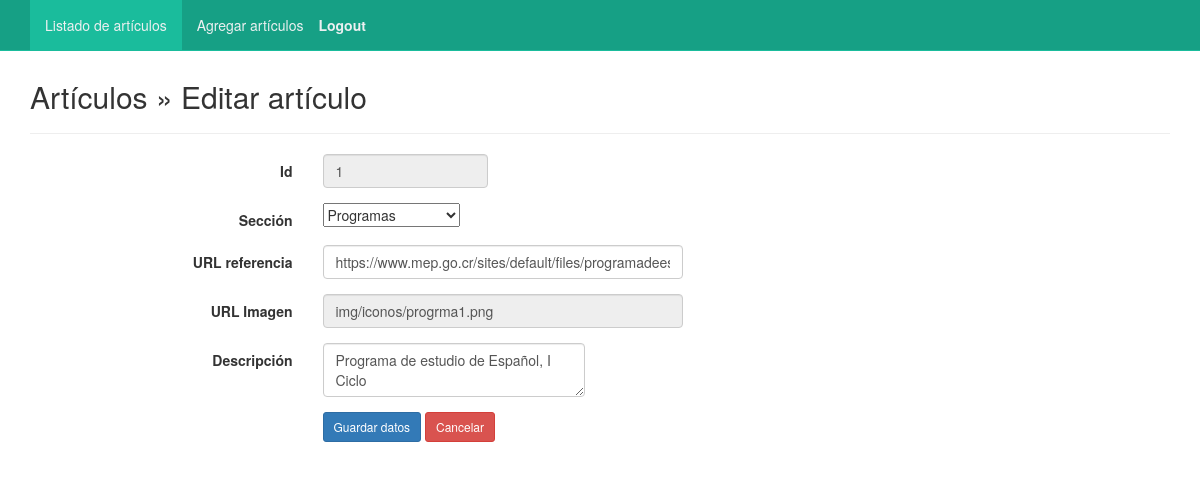
The page /admin/edit.php?id=1 on the database as committed earlier.
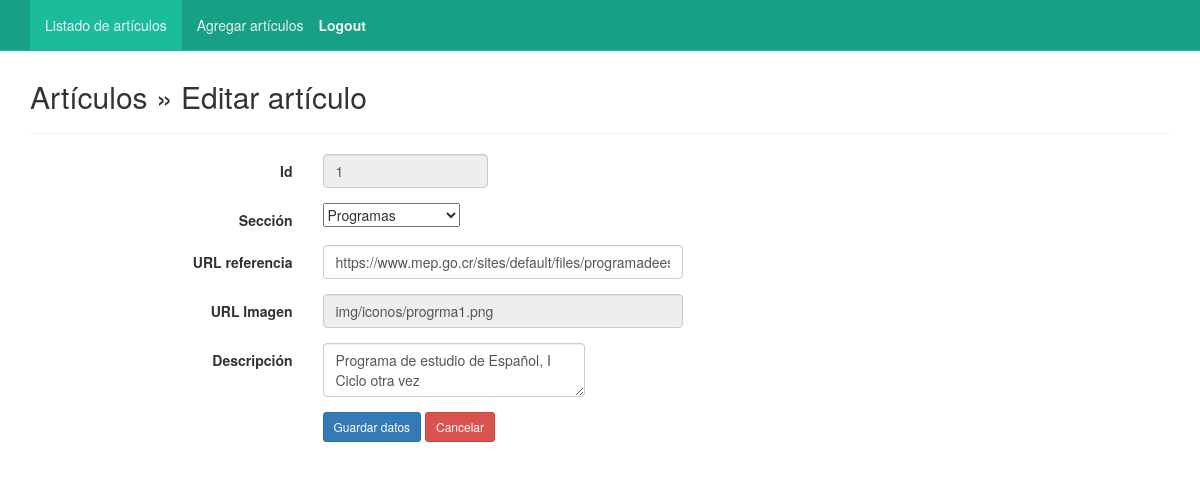
The same page on the database as committed later.
### tables this page shows
CREATE TABLE `articulos` (
  `id` int(11) NOT NULL,
  `seccion` varchar(64) DEFAULT NULL,
  `texto` varchar(256) DEFAULT NULL,
  `url_img` varchar(128) DEFAULT NULL,
  `url_ref` varchar(256) DEFAULT NULL
);

### admin/edit.php (the view, shortened to what this page needs)
<?php
include("conexion.php");
?>
<!DOCTYPE html>
<html lang="es">
<head>
    <link rel="stylesheet" href="https://maxcdn.bootstrapcdn.com/bootstrap/3.3.7/css/bootstrap.min.css">
	<link href="css/bootstrap-datepicker.css" rel="stylesheet">
	<link href="../css/style_nav.css" rel="stylesheet">
</head>
<body>
	<nav class="navbar navbar-default navbar-fixed-top">
		<?php include("nav.php");?>
	</nav>
	<div class="container">
		<div class="content">
			<h2>Artículos &raquo; Editar artículo</h2>
			<hr />
			<?php
			$id = mysqli_real_escape_string($con,(strip_tags($_GET["id"],ENT_QUOTES)));
			$sql = mysqli_query($con, "SELECT * FROM articulos WHERE id='$id'");
			if(mysqli_num_rows($sql) == 0){
				header("Location: index.php");
			}else{
				$row = mysqli_fetch_assoc($sql);
			}
			?>
			<form class="form-horizontal" action="" method="post">
				<div class="form-group">
					<label class="col-sm-3 control-label">Id</label>
					<div class="col-sm-2">
						<input type="text" name="id" value="<?php echo $row ['id']; ?>" class="form-control" placeholder="Id" disabled>
					</div>
				</div>
				<div class="form-group">
					<label class="col-sm-3 control-label">Sección</label>
					<div class="col-sm-4">
						<select name="seccion" name="seccion" id="seccion">
							<option value="<?php echo $row ['seccion']; ?>"  selected><?php echo ucwords($row ['seccion']); ?> </option>
						</select>
					</div>
				</div>
				<div class="form-group">
					<label class="col-sm-3 control-label">URL referencia</label>
					<div class="col-sm-4">
						<input type="text" name="url_ref" value="<?php echo $row ['url_ref']; ?>" class="form-control" placeholder="URL referencia" required>
					</div>
				</div>
				<div class="form-group">
					<label class="col-sm-3 control-label">URL Imagen</label>
					<div class="col-sm-4">
						<input type="text" name="url_img" value="<?php echo $row ['url_img']; ?>" class="form-control" placeholder="URL imagen" disabled>
					</div>
				</div>
				<div class="form-group">
					<label class="col-sm-3 control-label">Descripción</label>
					<div class="col-sm-3">
						<textarea name="texto" class="form-control" placeholder="Descripción"><?php echo utf8_encode($row ['texto']); ?></textarea>
					</div>
				</div>
				<div class="form-group">
					<label class="col-sm-3 control-label">&nbsp;</label>
					<div class="col-sm-6">
						<input type="submit" name="save" class="btn btn-sm btn-primary" value="Guardar datos">
						<a href="index2.php" class="btn btn-sm btn-danger">Cancelar</a>
					</div>
				</div>
			</form>
		</div>
	</div>
</body>
</html>

### admin/nav.php (shortened to what this page needs)
<div class="container">
		<div id="navbar" class="navbar-collapse collapse">
			<ul class="nav navbar-nav ">
				<li class="active"><a href="index2.php">Listado de artículos</a></li>
				<li><a href="add.php">Agregar artículos</a></li>
				<li><form method='post' action=""> <input type="submit" value="Logout" id="btn_salir" name="but_logout"> </form></li>
			</ul>
		</div>
</div>

### app/css/style_nav.css (style rules this page uses)
.navbar-default { background-color: #16a085; border-color: #1abc9c; }
.navbar-default .navbar-nav > li > a { color: #ecf0f1; }
.navbar-default .navbar-nav > .active > a, .navbar-default .navbar-nav > .active > a:hover, .navbar-default .navbar-nav > .active > a:focus { color: #ecf0f1; background-color: #1abc9c; }
.navbar-default .navbar-collapse, .navbar-default .navbar-form { border-color: #ecf0f1; }
#btn_salir { background: none; border: 0; color: #ecf0f1; font: inherit; line-height: normal; overflow: visible; padding: 0; -webkit-user-select: none; -webkit-appearance: button; -moz-user-select: none; -ms-user-select: none; padding-top: 15px; padding-bottom: 15px; font-weight: bold; }

### admin/edit.php (style rules this page uses)
.content { margin-top: 80px; }

Rows that differ between the two databases and show on the page:
changed articulos "Programas": texto "Programa de estudio de Español, I Ciclo" → "Programa de estudio de Español, I Ciclo otra vez"
